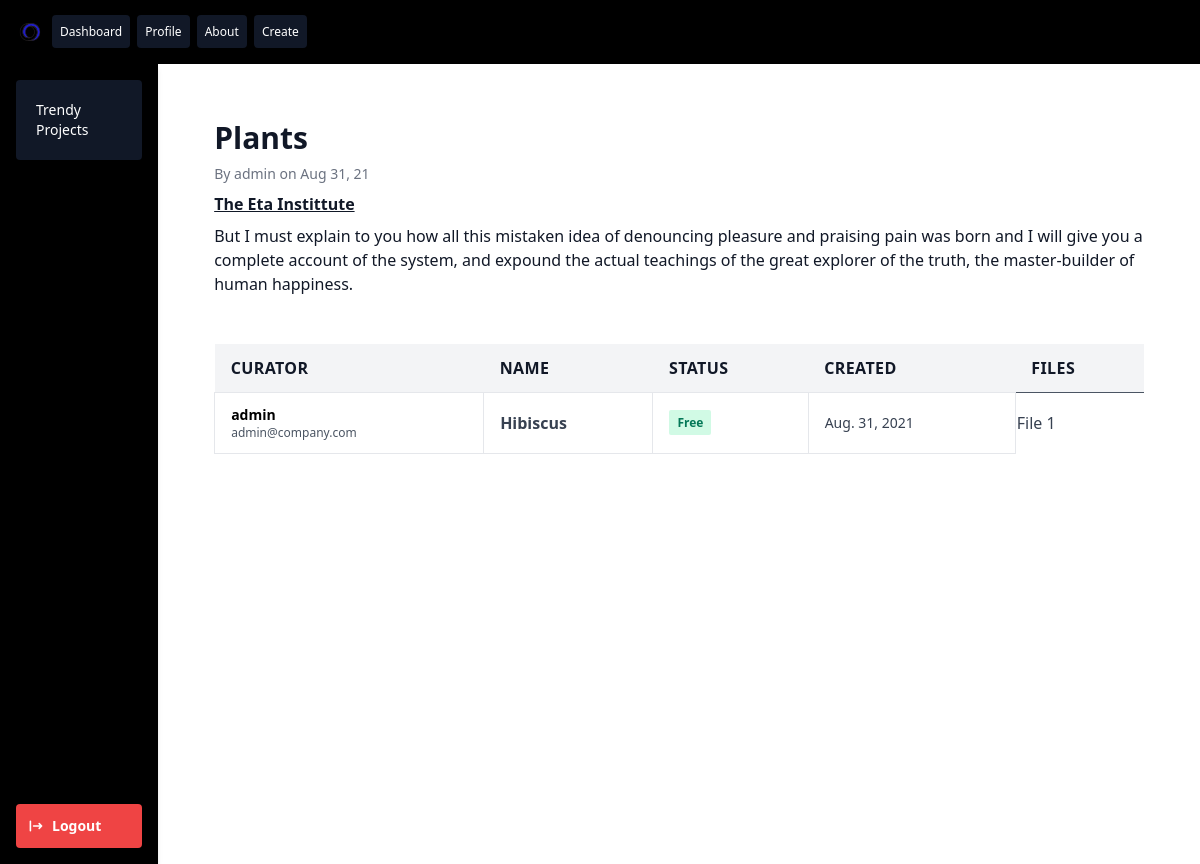
/projects/1/, run on the app's committed database.
### dbschema/models.py (models this page shows, shortened)
class Project(models.Model):
    curator = models.ForeignKey(User,
                                related_name='projects',
                                on_delete=models.CASCADE)
    published = models.DateField(auto_now_add=True)
    modified_time = models.DateTimeField(auto_now=True)
    description = models.TextField()
    institute = models.CharField(max_length=255)
    name = models.CharField(max_length=255)
    dburl = models.URLField()
    samples = models.PositiveIntegerField()
    tags = TaggableManager()

class Dataset(models.Model):
    name = models.CharField(max_length=255)
    free = models.BooleanField(default=True) # the dataset is free by default
    curator = models.ForeignKey(User,
                                related_name='curator',
                                on_delete=models.CASCADE)
    database = models.ForeignKey(Project,
                                 related_name='datasets',
                                 on_delete=models.CASCADE)
    samples = models.PositiveIntegerField()
    created = models.DateField(auto_now_add=True)

class DatasetFile(models.Model):
    file = models.FileField(upload_to="files/%Y/%m/%d")
    dataset = models.ForeignKey(Dataset,
                                on_delete=models.CASCADE,
                                related_name='files')

### dbschema/views.py (the view)
# urls.py: path('<int:id>/', views.project_detail, name='project'),
def project_detail(request, id):
    project = get_object_or_404(Project, id=id)
    context = {
        'project':project,
    }
    return render(request, 'dbschema/project-detail.html', context)

### dbschema/templates/dbschema/project-detail.html
{% extends 'dbschema/base.html' %}
{% block content %}
    <section>
<div class="m-14 lg:flex lg:items-center lg:justify-between">
  <div class="flex-1 min-w-0">
    <h2 class="text-2xl font-bold leading-7 text-gray-900 sm:text-3xl sm:truncate">
        {{ project.name }}
    </h2>
    <div class="mt-1 flex flex-col sm:flex-row sm:flex-wrap sm:mt-0 sm:space-x-6">
      <div class="mt-2 flex items-center text-sm text-gray-500">
          By {{ project.curator }} on {{ project.published|date:"M d, y" }}
      </div>
    </div>
      <div class="mt-2 flex items-center text-md text-gray-900">
          <b><u>{{ project.institute }}</u></b>
      </div>
      <div class="mt-2 flex items-center text-md text-gray-900">
          <p>{{ project.description }}</p>
      </div>
      <br>
      <br>
      <table class="w-full">
        <thead>
          <tr class="text-md font-semibold tracking-wide text-left text-gray-900 bg-gray-100 uppercase border-b border-gray-600">
            <th class="px-4 py-3">Curator</th>
            <th class="px-4 py-3">Name</th>
            <th class="px-4 py-3">Status</th>
            <th class="px-4 py-3">Created</th>
            <th class="px-4 py-3">Files</th>
          </tr>
        </thead>
        <tbody class="bg-white">
        {% for data in project.datasets.all %}
          <tr class="text-gray-700">
            <td class="px-4 py-3 border">
              <div class="flex items-center text-sm">
                <div>
                  <p class="font-semibold text-black">{{ data.curator.username }}</p>
                  <p class="text-xs text-gray-600">{{ data.curator.email }}</p>
                </div>
              </div>
            </td>
            <td class="px-4 py-3 text-ms font-semibold border">{{ data.name }}</td>
            <td class="px-4 py-3 text-xs border">
                {% if data.free %}
                    <span class="px-2 py-1 font-semibold leading-tight text-green-700 bg-green-100 rounded-sm"> Free </span>
                {% else %}
                    <span class="px-2 py-1 font-semibold leading-tight text-gray-700 bg-gray-100 rounded-sm"> Private </span>
                {% endif %}
            </td>
            <td class="px-4 py-3 text-sm border">{{ data.created}}</td>
          <td>
          {% for file in data.files.all %}
              <a href="#">
                  File {{ forloop.counter }}
              </a>
          {% endfor %}
          </td>
          </tr>
        {% endfor %}
        </tbody>
      </table>
  </div>
</div>
    </section>
{% endblock %}

### dbschema/templates/dbschema/base.html (shortened to what this page needs)
{% load static %}
<!doctype html>
<html lang="en">
<head>
    <link href="https://unpkg.com/tailwindcss@2.0.1/dist/tailwind.min.css" rel="stylesheet">
</head>
<body>
<header class="w-full bg-black p-4 flex justify-between items-center">
  <nav class="flex items-center">
    <img class="cursor-pointer w-7 h-7" src="{% static 'img/tt-design.svg' %}" />
    <div class="text-white text-xs hidden sm:block ml-2">
      <a href="#" class="bg-gray-900 hover:bg-gray-700 p-2 rounded cursor-pointer">Dashboard</a>
      <a href="#" class="bg-gray-900 hover:bg-gray-700 p-2 rounded cursor-pointer ml-1">Profile</a>
      <a href="#" class="bg-gray-900 hover:bg-gray-700 p-2 rounded cursor-pointer ml-1">About</a>
      <a href="#" class="bg-gray-900 hover:bg-gray-700 p-2 rounded cursor-pointer ml-1">Create</a>
    </div>
  </nav>
  <div class="mr-10 text-white w-8 h-8 cursor-pointer">
  </div>
</header>
<main class="flex w-full h-screen">
<aside class="w-80 h-screen bg-black shadow-md w-fulll hidden sm:block">
  <div class="flex flex-col justify-between h-screen p-4 bg-black">
      <div class="text-sm">
        <div class="bg-gray-900 text-white p-5 rounded cursor-pointer">Trendy Projects</div>
      </div>
      <div class="flex p-3 text-white bg-red-500 rounded cursor-pointer text-center text-sm">
        <button class="rounded inline-flex items-center">
          <span class="font-semibold">
              <a href="{% url 'logout' %}">
                Logout
              </a>
          </span>
        </button>
      </div>
  </div>
</aside>
    {% block content %}
    {% endblock %}
</main>
</body>
</html>

### data on the page
Project: name "Plants", curator "admin", published "Aug 31, 21", institute "The Eta Instittute", description "But I must explain to you how all this mistaken idea of denouncing pleasure and praising pain was born and I will give you a complete account of the system, and expound the actual teachings of the great explorer of the truth, the master-builder of human happiness."
Dataset: curator.username "admin", curator.email "admin@company.com", name "Hibiscus", free "Free", created "Aug. 31, 2021"
